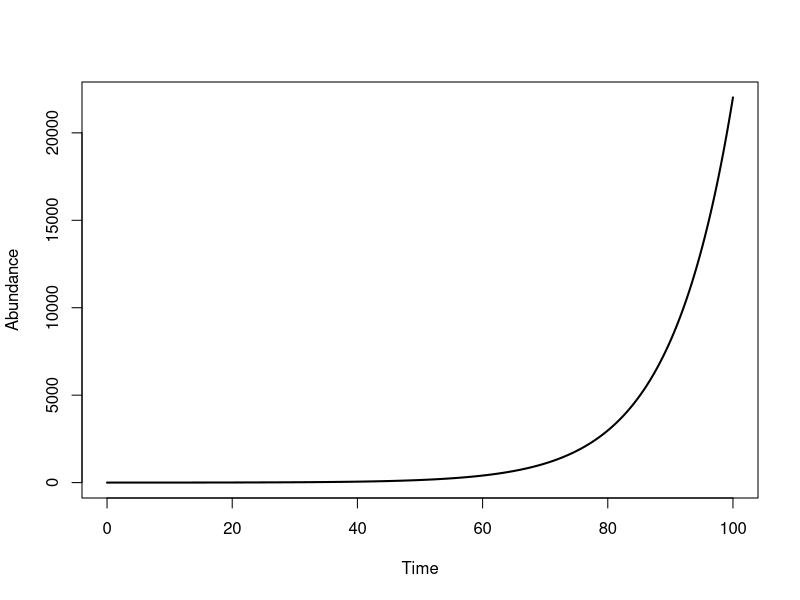
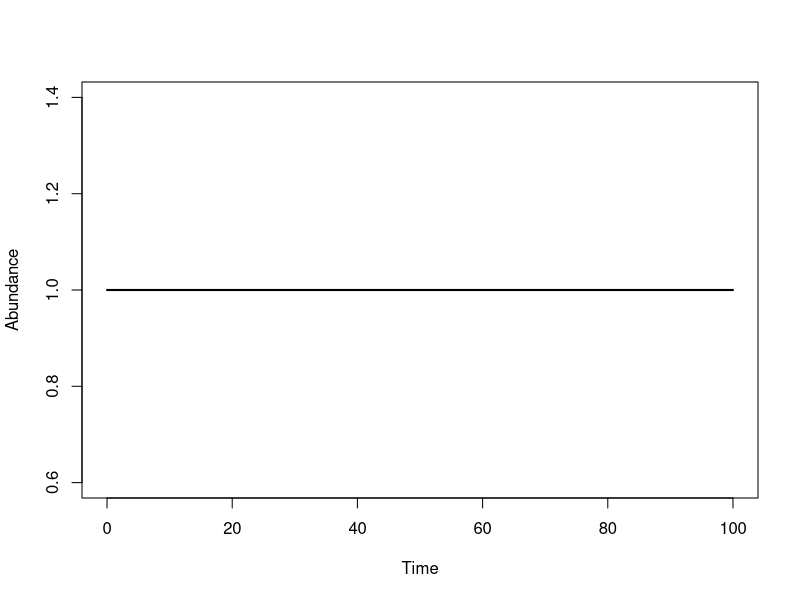
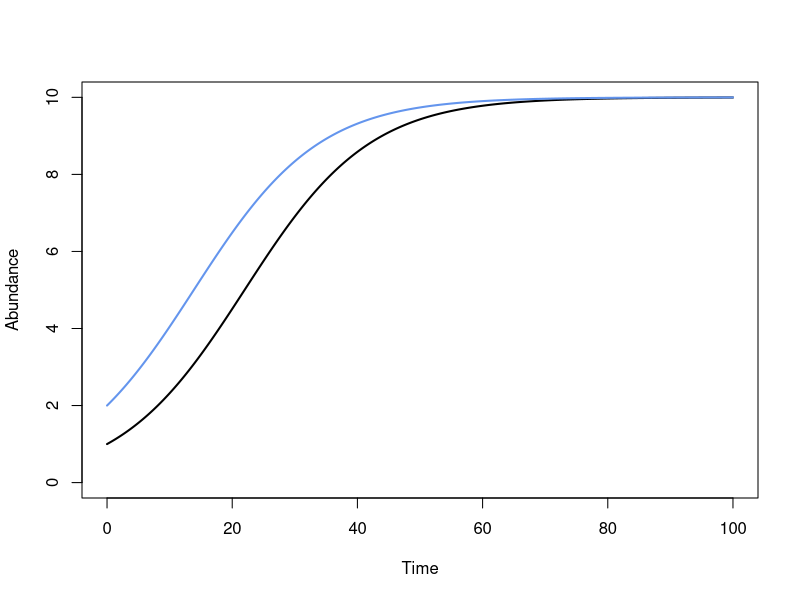
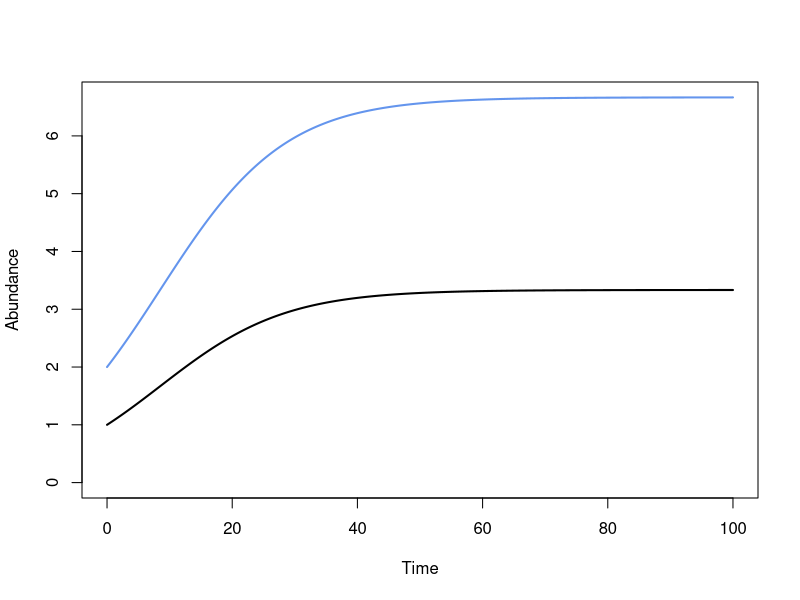

The R script that drew these images, in order:
## ---- chunk 1
library(deSolve) #ode solver
## ---- chunk 2
library(deSolve)
# parameters
pars <- c(r=0.1)

# initial state 
init <- c(N = 1)

# times to solve teh equation at
times <- seq(0, 100, by = 0.1)
## ---- chunk 3
Exp_mod <- function(t, state, pars) {
  with(as.list(c(state, pars)), {
    d_N <- r*N 
    return(list(c(N = d_N)))
  })
}

#this line runs the model
exp_model <- ode(init, times, Exp_mod, pars) 
## ---- chunk 4
plot(exp_model[,1], exp_model[,2], type='l', lwd=2, xlab="Time", ylab="Abundance")
## ---- chunk 5
Logistic_mod <- function(t, state, pars) {
  with(as.list(c(state, pars)), {
    d_N <- r*N - alpha*N^2
    return(list(c(N = d_N)))
  })
}

# parameters
pars <- c(r=0.1, alpha = 0.1)

# initial state 
init <- c(N = 1)

# times to solve teh equation at
times <- seq(0, 100, by = 0.1)


#this line runs the model
logistic_results <- ode(init, times, Logistic_mod, pars) 

plot(logistic_results[,1], logistic_results[,2], type='l', lwd=2, xlab="Time", ylab="Abundance")
## ---- chunk 6
Logistic_mod <- function(t, state, pars) {
  with(as.list(c(state, pars)), {
    d_N1 <- r1*N1 - alpha11*N1^2
    d_N2 <- r2*N2 - alpha22*N2^2
    return(list(c(N1 = d_N1, N2 = d_N2)))
  })
}

# parameters
pars <- c(r1=0.1, alpha11=0.01, r2=0.1, alpha22=0.01)

# initial state 
init <- c(N1 = 1, N2=2)

# times to solve teh equation at
times <- seq(0, 100, by = 0.1)


#this line runs the model
logistic_results <- ode(init, times, Logistic_mod, pars) 

plot(logistic_results[,1], logistic_results[,2], type='l', lwd=2, xlab="Time", ylab="Abundance", ylim=c(0,max(logistic_results[,-1])))
lines(logistic_results[,1], logistic_results[,3], type='l', lwd=2, col="cornflowerblue")
## ---- chunk 7
LV_mod <- function(t, state, pars) {
  with(as.list(c(state, pars)), {
    d_N1 <- r1*N1 - alpha11*N1^2 - alpha12*N1*N2
    d_N2 <- r2*N2 - alpha22*N2^2 - alpha21*N2*N1
    return(list(c(N1 = d_N1, N2 = d_N2)))
  })
}

# parameters
pars <- c(r1=0.1, alpha11=0.01, r2=0.1, alpha22=0.01, alpha12=0.01, alpha21=0.01)

# initial state 
init <- c(N1 = 1, N2=2)

# times to solve teh equation at
times <- seq(0, 100, by = 0.1)


#this line runs the model
lv_results <- ode(init, times, LV_mod, pars) 

plot(lv_results[,1], lv_results[,2], type='l', lwd=2, xlab="Time", ylab="Abundance", ylim=c(0, max(lv_results[,-1])))
lines(lv_results[,1], lv_results[,3], type='l', lwd=2, col="cornflowerblue")
## ---- chunk 8
#code here
